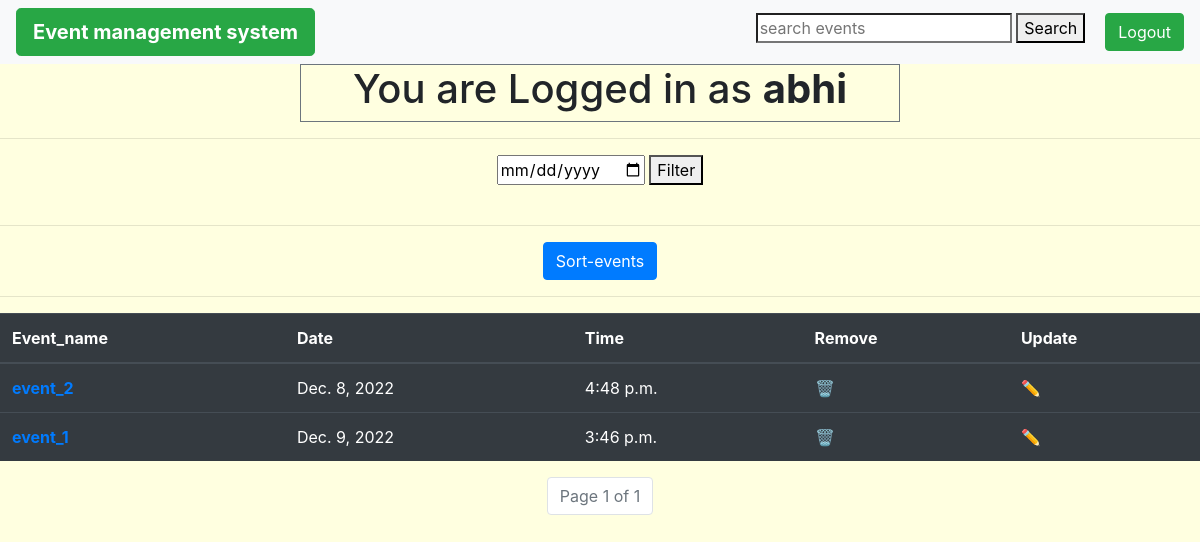
/see_you_hosted/?page=4&sort_events=None (signed in), run on an earlier commit of the app's database.
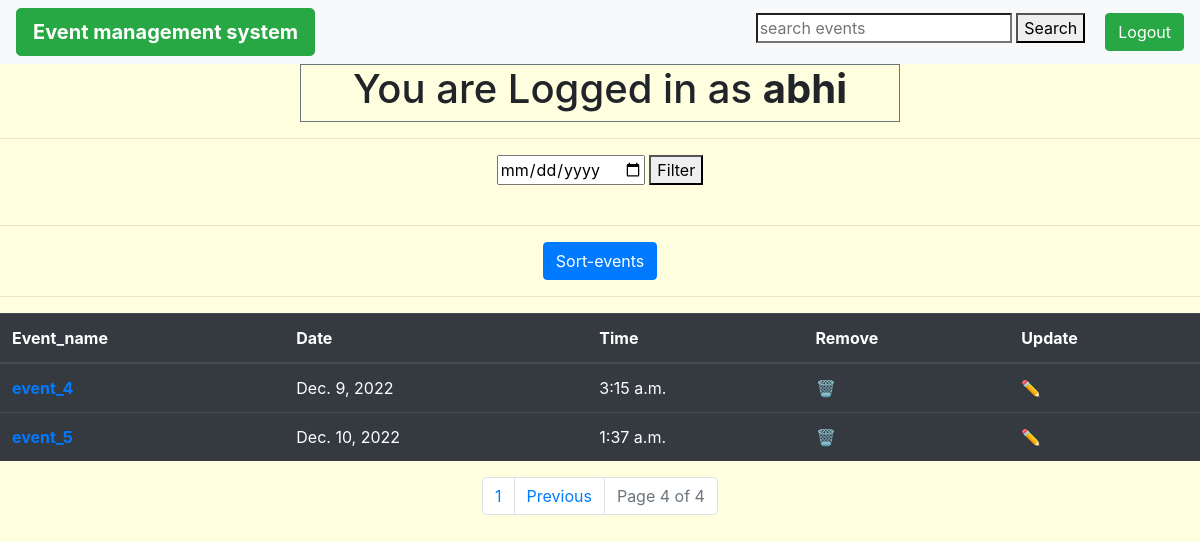
And on a later commit of the database.
### app/models.py (models this page shows, shortened)
class events(models.Model):
    host = models.ForeignKey(
        User, on_delete=models.CASCADE, default='request.user', related_name='users')
    event_name = models.CharField(max_length=100)
    date = models.DateField(null=True)
    time = models.TimeField(null=True)
    invited_user = models.ManyToManyField(User, blank=True)

### app/views/events.py (the view)
# urls.py: path('see_you_hosted/',events.events_hosted_by_you,name='you_hosted'),
@login_required(login_url='login')
def events_hosted_by_you(request):
    sort_events = request.GET.get('sort_events')
    date_filter = request.GET.get('date_filter')
    user = request.user
    message = None
    if sort_events is not None:
        obj = events.objects.filter(host=user).order_by('date', 'time')
    else:
        obj = events.objects.filter(host=user)
    if len(obj) == 0:
        message = "Nothing to Show."
    p = Paginator(obj, 2)
    page = request.GET.get('page')
    obj = p.get_page(page)
    context = {
        'objs': obj,
        'message': message,
        'sort_events': sort_events,
        'date_filter': date_filter
    }
    return render(request, 'see_events_hosted_by_you.html', context)

### app/templates/see_events_hosted_by_you.html (shortened to what this page needs)
{% extends 'base.html' %}
{% block content %}
<center>
  <form action="/date_filter" method="post">
    <input required type="date" name="date" id="">
    <button type="submit">Filter</button>
  </form>
  <br>
  {% if message %}
  <h1><b>{{message}}</b></h1>
  {% else %}
  <hr>
  <a name="" id="" class="btn btn-primary" href="?sort_events=1" role="button">Sort-events</a>
  <br>
  <hr>
  <table class="table table-dark">
    <thead>
      <tr>
        <th scope="col">Event_name</th>
        <th scope="col">Date</th>
        <th scope="col">Time</th>
        <th scope="col">Remove</th>
        <th scope="col">Update </th>
      </tr>
    </thead>
    <tbody>
      {% for obj in objs %}
      <tr>
        <th scope="row"><a href="/get_this_event/{{obj.id}}">{{obj.event_name}}</a></th>
        <td>{{obj.date}}</td>
        <td>{{obj.time}}</td>
        <td>
          <a href="/remove_event/{{obj.id}}">🗑️</a>
        </td>
        <td>
          <a href="/update_event/{{obj.id}}">✏️</a>
        </td>
      </tr>
      {% endfor %}
    </tbody>
  </table>
  <nav aria-label="Page navigation example" mt-30>
    <ul class="pagination justify-content-center">
      {% if objs.has_previous %}
      <li class="page-item"><a class="page-link" href="?page=1&sort_events={{sort_events}}">1</a></li>
      <li class="page-item"><a class="page-link"
          href="?page={{objs.previous_page_number}}&sort_events={{sort_events}}">Previous</a></li>
      {% endif %}
      <li class="page-item disabled">
        <a class="page-link" href="#" tabindex="-1">Page {{objs.number}} of {{objs.paginator.num_pages}}</a>
      </li>
    </ul>
  </nav>
  {% endif %}
</center>
{% endblock %}

What changed in the data, as far as the page shows it:
removed events: event_name "event_2", date "Dec. 8, 2022", time "4:48 p.m."
removed events: event_name "event_1", date "Dec. 9, 2022", time "3:46 p.m."
added events: event_name "event_4", date "Dec. 9, 2022", time "3:15 a.m."
added events: event_name "event_5", date "Dec. 10, 2022", time "1:37 a.m."
Also different on the page:
{{ objs.number }}: "1" → "4"
{{ objs.paginator.num_pages }}: "1" → "4"
text now shown: "1 Previous"
